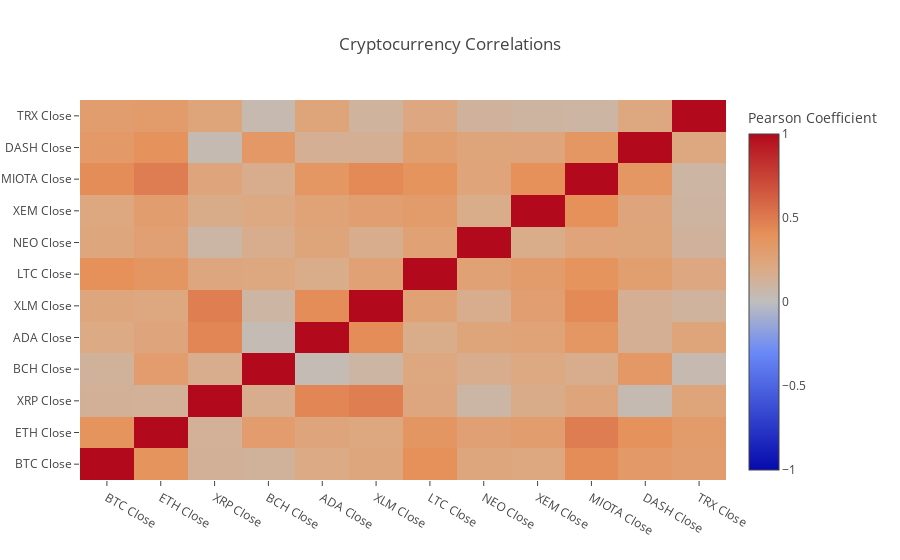

Notebook cell for this chart:
### Code cell
correlation_heatmap(corr.pct_change(), "Cryptocurrency Correlations")

### Figure 1 — Plotly figure (JSON) as saved in the notebook; plotly's stock layout.template omitted (floating-point values rounded to 4 significant figures; data arrays with more than 128 entries replaced by an {"elided": "..."} marker saying what was removed)
{"data": [{"colorbar": {"title": "Pearson Coefficient"}, "type": "heatmap", "x": ["BTC Close", "ETH Close", "XRP Close", "BCH Close", "ADA Close", "XLM Close", "LTC Close", "NEO Close", "XEM Close", "MIOTA Close", "DASH Close", "TRX Close"], "y": ["BTC Close", "ETH Close", "XRP Close", "BCH Close", "ADA Close", "XLM Close", "LTC Close", "NEO Close", "XEM Close", "MIOTA Close", "DASH Close", "TRX Close"], "z": {"elided": "12x12 float values"}, "zmax": 1, "zmin": -1}], "layout": {"title": "Cryptocurrency Correlations"}}
